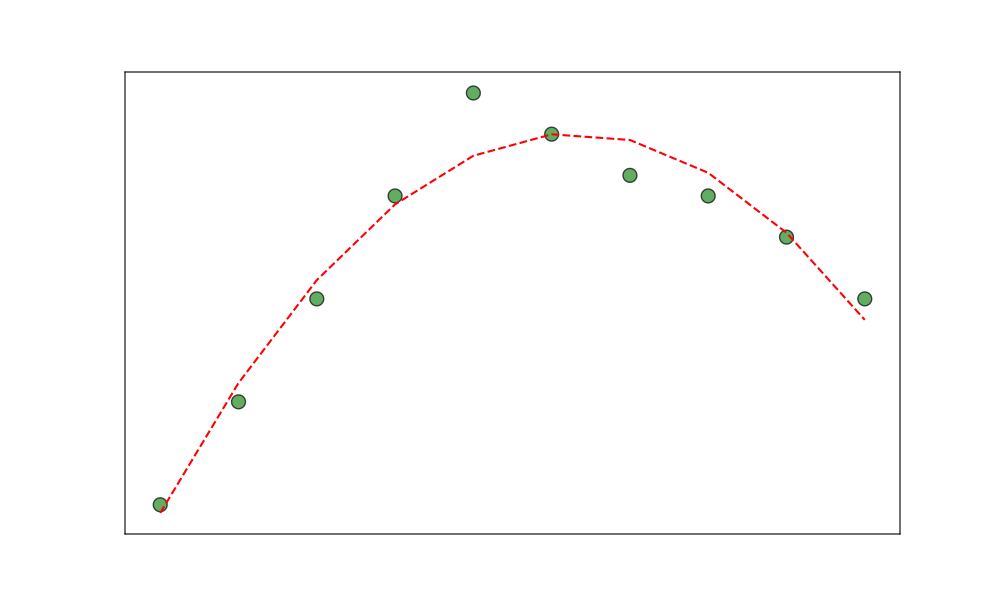

Source code (Python):
import matplotlib.pyplot as plt
import numpy as np

light_intensity = np.array([100, 200, 300, 400, 500, 600, 700, 800, 900, 1000])
plant_height = np.array([15, 20, 25, 30, 35, 33, 31, 30, 28, 25])

plt.figure(figsize=(10, 6))
plt.scatter(light_intensity, plant_height, color='forestgreen', edgecolors='black', s=100, alpha=0.7)

z = np.polyfit(light_intensity, plant_height, 2)
p = np.poly1d(z)
plt.plot(light_intensity, p(light_intensity), "r--", linewidth=1.5)

plt.xticks([])
plt.yticks([])

plt.show()
